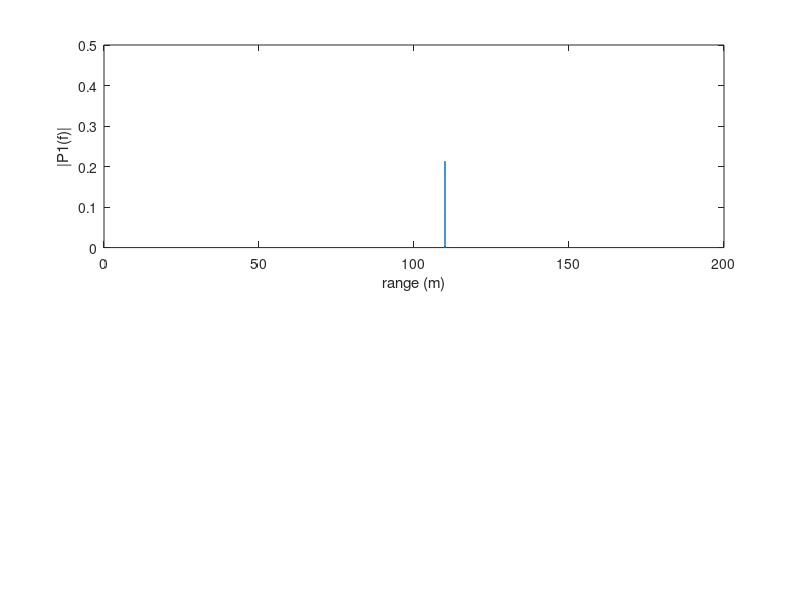
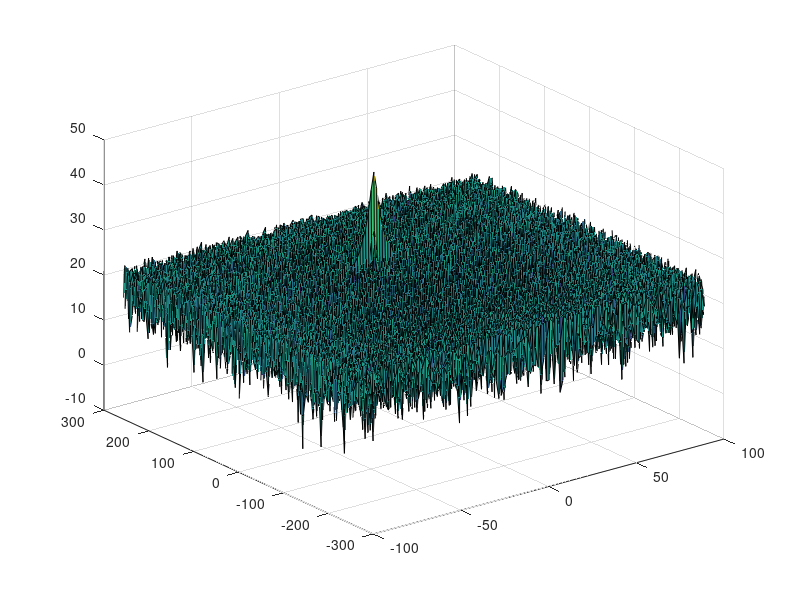
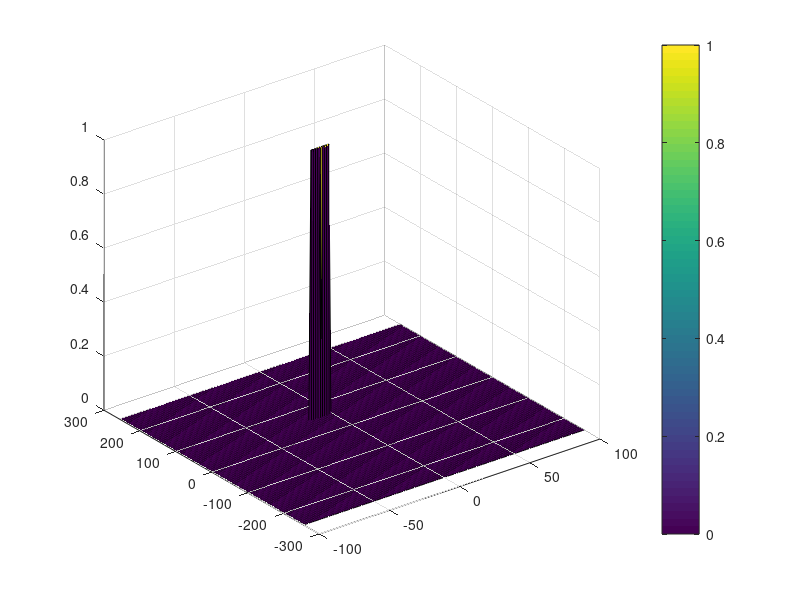

Recreate these plots in MATLAB, in order.
clear all
clc;

%% Radar Specifications 
%%%%%%%%%%%%%%%%%%%%%%%%%%%
% Frequency of operation = 77GHz
% Max Range = 200m
% Range Resolution = 1 m
% Max Velocity = 100 m/s
%%%%%%%%%%%%%%%%%%%%%%%%%%%

%speed of light = 3e8
%% User Defined Range and Velocity of target
% *%TODO* :
% define the target's initial position and velocity. Note : Velocity
% remains contant
c = 3e8
R = 110
v = -20


%% FMCW Waveform Generation

% *%TODO* :
%Design the FMCW waveform by giving the specs of each of its parameters.
% Calculate the Bandwidth (B), Chirp Time (Tchirp) and Slope (slope) of the FMCW
% chirp using the requirements above.
B = c/(2*1)
Tchirp = 5.5*2*200/c
slope = B/Tchirp


%Operating carrier frequency of Radar 
fc= 77e9;             %carrier freq

                                                          
%The number of chirps in one sequence. Its ideal to have 2^ value for the ease of running the FFT
%for Doppler Estimation. 
Nd=128;                   % #of doppler cells OR #of sent periods % number of chirps

%The number of samples on each chirp. 
Nr=1024;                  %for length of time OR # of range cells

% Timestamp for running the displacement scenario for every sample on each
% chirp
t=linspace(0,Nd*Tchirp,Nr*Nd); %total time for samples


%Creating the vectors for Tx, Rx and Mix based on the total samples input.
Tx=zeros(1,length(t)); %transmitted signal
Rx=zeros(1,length(t)); %received signal
Mix = zeros(1,length(t)); %beat signal

%Similar vectors for range_covered and time delay.
r_t=zeros(1,length(t));
td=zeros(1,length(t));


%% Signal generation and Moving Target simulation
% Running the radar scenario over the time. 

for i=1:length(t)         

    % *%TODO* :
    %For each time stamp update the Range of the Target for constant velocity. 
    r_t(i) = R + v*t(i);
    td(i) = r_t(i)/c;

    % *%TODO* :
    %For each time sample we need update the transmitted and
    %received signal. 
    Tx(i) = cos(2*pi*(fc*t(i)+slope*t(i)^2/2));
    Rx (i)  = cos(2*pi*(fc*(t(i)-td(i))+slope*(t(i)-td(i))^2/2));
    
    % *%TODO* :
    %Now by mixing the Transmit and Receive generate the beat signal
    %This is done by element wise matrix multiplication of Transmit and
    %Receiver Signal
    Mix(i) = Tx(i)*Rx(i);
    
end

%% RANGE MEASUREMENT

 % *%TODO* :
%reshape the vector into Nr*Nd array. Nr and Nd here would also define the size of
%Range and Doppler FFT respectively.
signal_beat_2d = reshape(Mix, [Nr, Nd]);

 % *%TODO* :
%run the FFT on the beat signal along the range bins dimension (Nr) and
%normalize.
 % *%TODO* :
% Take the absolute value of FFT output
Fs=Nr;
L=Nr*Nd
Y = abs(fft(Mix)/L);
 % *%TODO* :
% Output of FFT is double sided signal, but we are interested in only one side of the spectrum.
% Hence we throw out half of the samples.

P1 = Y(1:L/2+1);
r = r_t(1:L/2+1);
%plotting the range
figure ('Name','Range from First FFT')
subplot(2,1,1)

% *%TODO* :
% plot FFT output 
plot(r,P1) 
xlabel('range (m)')
ylabel('|P1(f)|')
 
axis ([0 200 0 0.5]);



%% RANGE DOPPLER RESPONSE
% The 2D FFT implementation is already provided here. This will run a 2DFFT
% on the mixed signal (beat signal) output and generate a range doppler
% map.You will implement CFAR on the generated RDM


% Range Doppler Map Generation.

% The output of the 2D FFT is an image that has reponse in the range and
% doppler FFT bins. So, it is important to convert the axis from bin sizes
% to range and doppler based on their Max values.

Mix=reshape(Mix,[Nr,Nd]);

% 2D FFT using the FFT size for both dimensions.
sig_fft2 = fft2(Mix,Nr,Nd);

% Taking just one side of signal from Range dimension.
sig_fft2 = sig_fft2(1:Nr/2,1:Nd);
sig_fft2 = fftshift (sig_fft2);
RDM = abs(sig_fft2);
RDM = 10*log10(RDM) ;

%use the surf function to plot the output of 2DFFT and to show axis in both
%dimensions
doppler_axis = linspace(-100,100,Nd);
range_axis = linspace(-200,200,Nr/2)*((Nr/2)/400);
figure,surf(doppler_axis,range_axis,RDM);

%% CFAR implementation

%Slide Window through the complete Range Doppler Map

% *%TODO* :
%Select the number of Training Cells in both the dimensions.
Tr = 10;
Td = 5;
% *%TODO* :
%Select the number of Guard Cells in both dimensions around the Cell under 
%test (CUT) for accurate estimation
Gr = 2;
Gd = 1;
% *%TODO* :
% offset the threshold by SNR value in dB
offset = 7
% *%TODO* :
%Create a vector to store noise_level for each iteration on training cells
noise_level = zeros(Nr-(Gr+Tr+1),(Nd-(Gd+Td+1)));
signal_cfar = zeros(Nr/2,Nd);

% *%TODO* :
%design a loop such that it slides the CUT across range doppler map by
%giving margins at the edges for Training and Guard Cells.
%For every iteration sum the signal level within all the training
%cells. To sum convert the value from logarithmic to linear using db2pow
%function. Average the summed values for all of the training
%cells used. After averaging convert it back to logarithimic using pow2db.
%Further add the offset to it to determine the threshold. Next, compare the
%signal under CUT with this threshold. If the CUT level > threshold assign
%it a value of 1, else equate it to 0.
for i = 1:Nr/2-(Gr+Tr+1)     
    for j = 1:Nd-(Gd+Td+1)
        threshold =    mean(db2pow(RDM(i+Gr:i+Gr+Tr, j+Gd:j+Gd+Td)), "all") * offset;
        noise_level(i,j) = threshold;
        signal = db2pow(RDM(i,j));
        if signal > threshold
            signal_cfar(i,j) = 1;
        end
    end
end

% *%TODO* :
%display the CFAR output using the Surf function like we did for Range
%Doppler Response output.
doppler_axis = linspace(-100,100,Nd);
range_axis = linspace(-200,200,Nr/2)*((Nr/2)/400);
figure,surf(doppler_axis,range_axis,signal_cfar);
colorbar;


 
 